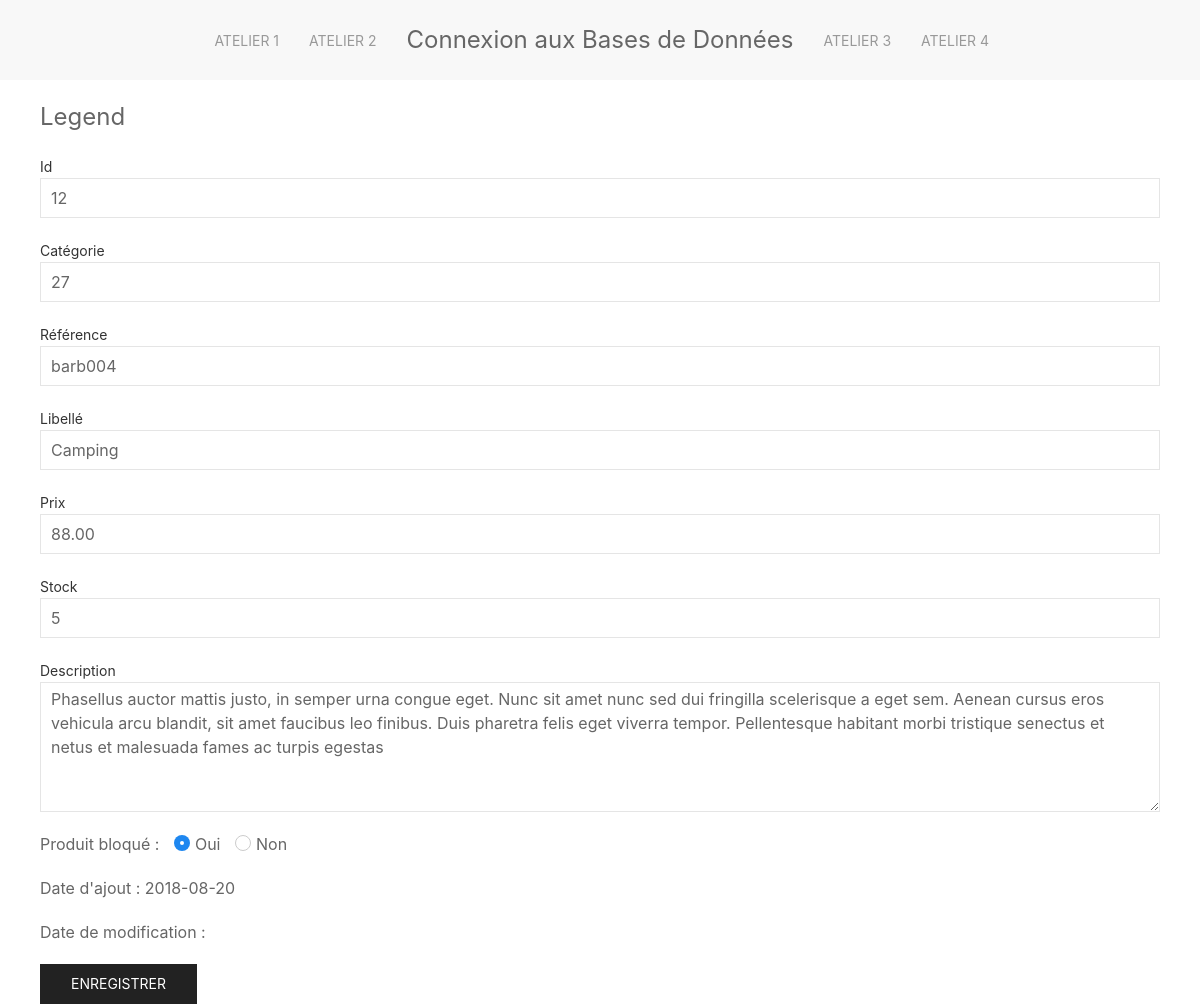
Page /view/produit.php?id=12 on the committed database.
### tables this page shows
CREATE TABLE IF NOT EXISTS `produits` (
  `pro_id` int(10) UNSIGNED NOT NULL AUTO_INCREMENT COMMENT 'Clé de la table produits',
  `pro_cat_id` int(10) UNSIGNED NOT NULL COMMENT 'Catégorie du produit',
  `pro_ref` varchar(10) NOT NULL COMMENT 'Référence produit',
  `pro_libelle` varchar(200) NOT NULL COMMENT 'Nom du produit',
  `pro_description` varchar(1000) DEFAULT NULL COMMENT 'Description du produit',
  `pro_prix` decimal(6,2) UNSIGNED NOT NULL COMMENT 'Prix ',
  `pro_stock` int(11) NOT NULL DEFAULT '0' COMMENT 'Nombre d''unités en stock',
  `pro_couleur` varchar(30) DEFAULT NULL COMMENT 'Couleur',
  `pro_photo` varchar(4) DEFAULT 'jpg' COMMENT 'Extension de la photo',
  `pro_d_ajout` date NOT NULL COMMENT 'Date d''ajout',
  `pro_d_modif` datetime DEFAULT NULL COMMENT 'Date de modification',
  `pro_bloque` tinyint(1) DEFAULT NULL COMMENT 'Bloquer le produit à la vente',
  PRIMARY KEY (`pro_id`),
  UNIQUE KEY `idx_pro_ref` (`pro_ref`),
  KEY `fk_produits_cat_id` (`pro_cat_id`)
);

### controler/productControler.php (called while the page is built, shortened)
<?php
try {
    $db = new PDO('mysql:host=localhost;charset=utf8;dbname=jarditou', 'root', '');
} catch (Exception $e) {
    echo 'erreur : ' . $e->getMessage() . '<br>';
    echo 'N° : ' . $e->getCode();
    die('fin du script');
}
$id = $_GET['id'];
$query = 'SELECT * FROM `produits` WHERE `pro_id` = :id';
$result = $db->prepare($query);
$result->bindValue(':id', $id, PDO::PARAM_INT);
$result->execute();
$product = $result->fetch(PDO::FETCH_OBJ);

### view/produit.php (the view)
<?php
include 'header.php';
include '../controler/productControler.php';
?>
<div class="uk-container">
    <form method="POST" action="#">
        <fieldset class="uk-fieldset">
            <legend class="uk-legend">Legend</legend>
            <div class="uk-margin">
                <label class="uk-form-label" for="form-stacked-text">Id</label>
                <div class="uk-form-controls">
                    <input class="uk-input" id="form-stacked-text" type="text" placeholder="Some text..." value="<?= $product->pro_id ?>">
                </div>
            </div>
            <div class="uk-margin">
                <label class="uk-form-label" for="form-stacked-text">Catégorie</label>
                <div class="uk-form-controls">
                    <input class="uk-input" id="form-stacked-text" type="text" placeholder="Some text..." value="<?= $product->pro_cat_id ?>">
                </div>
            </div>
            <div class="uk-margin">
                <label class="uk-form-label" for="form-stacked-text">Référence</label>
                <div class="uk-form-controls">
                    <input class="uk-input" id="form-stacked-text" type="text" placeholder="Some text..." value="<?= $product->pro_ref ?>">
                </div>
            </div>
            <div class="uk-margin">
                <label class="uk-form-label" for="form-stacked-text">Libellé</label>
                <div class="uk-form-controls">
                    <input class="uk-input" id="form-stacked-text" type="text" placeholder="Some text..." value="<?= $product->pro_libelle ?>">
                </div>
            </div>
            <div class="uk-margin">
                <label class="uk-form-label" for="form-stacked-text">Prix</label>
                <div class="uk-form-controls">
                    <input class="uk-input" id="form-stacked-text" type="text" placeholder="Some text..." value="<?= $product->pro_prix ?>">
                </div>
            </div>
            <div class="uk-margin">
                <label class="uk-form-label" for="form-stacked-text">Stock</label>
                <div class="uk-form-controls">
                    <input class="uk-input" id="form-stacked-text" type="text" placeholder="Some text..." value="<?= $product->pro_stock ?>">
                </div>
            </div>
            <div class="uk-margin">
                <label class="uk-form-label" for="form-stacked-text">Description</label>
                <textarea class="uk-textarea" rows="5" placeholder="Textarea" value=""><?= $product->pro_description ?></textarea>
            </div>
            <div class="uk-margin uk-grid-small uk-child-width-auto uk-grid">
                <span>Produit bloqué :</span>
                <label><input class="uk-radio" type="radio" name="radio2" checked> Oui</label>
                <label><input class="uk-radio" type="radio" name="radio2"> Non</label>
            </div>
            <div class="uk-margin">
                <p>Date d'ajout : <?= $product->pro_d_ajout ?></p>
            </div>
            <div class="uk-margin">
                <p>Date de modification : <?= $product->pro_d_modif ?></p>
            </div>
        </fieldset>
        <input type="submit" name="submit" value="Enregistrer" class="uk-button uk-button-secondary">
    </form>
</div>
<?php
include 'footer.php';
?>

### rows in the picture
produits: pro_id "12", pro_cat "27", pro_ref "barb004", pro_libelle "Camping", pro_prix "88.00", pro_stock "5", pro_description "Phasellus auctor mattis justo, in semper urna congue eget. Nunc sit amet nunc sed dui fringilla scelerisque a eget sem. Aenean cursus eros vehicula arcu blandit, sit amet faucibus leo finibus. Duis pharetra felis eget viverra tempor. Pellentesque habitant morbi tristique senectus et netus et malesuada fames ac turpis egestas", pro_d_ajout "2018-08-20"
